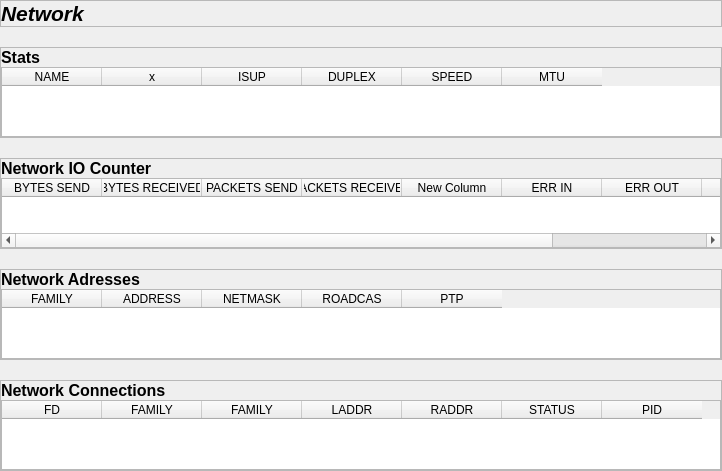
                <widget class="QWidget" name="scrollAreaWidgetContents">
                 <property name="geometry">
                  <rect>
                   <x>0</x>
                   <y>0</y>
                   <width>722</width>
                   <height>458</height>
                  </rect>
                 </property>
                 <layout class="QVBoxLayout" name="verticalLayout_13">
                  <property name="spacing">
                   <number>20</number>
                  </property>
                  <property name="leftMargin">
                   <number>0</number>
                  </property>
                  <property name="topMargin">
                   <number>0</number>
                  </property>
                  <property name="rightMargin">
                   <number>0</number>
                  </property>
                  <property name="bottomMargin">
                   <number>0</number>
                  </property>
                  <item>
                   <widget class="QFrame" name="frame_9">
                    <property name="frameShape">
                     <enum>QFrame::StyledPanel</enum>
                    </property>
                    <property name="frameShadow">
                     <enum>QFrame::Raised</enum>
                    </property>
                    <layout class="QVBoxLayout" name="verticalLayout_18">
                     <property name="spacing">
                      <number>0</number>
                     </property>
                     <property name="leftMargin">
                      <number>0</number>
                     </property>
                     <property name="topMargin">
                      <number>0</number>
                     </property>
                     <property name="rightMargin">
                      <number>0</number>
                     </property>
                     <property name="bottomMargin">
                      <number>0</number>
                     </property>
                     <item alignment="Qt::AlignLeft|Qt::AlignVCenter">
                      <widget class="QLabel" name="label_57">
                       <property name="font">
                        <font>
                         <family>Cantarell</family>
                         <pointsize>16</pointsize>
                         <italic>true</italic>
                         <bold>true</bold>
                        </font>
                       </property>
                       <property name="text">
                        <string>Network</string>
                       </property>
                      </widget>
                     </item>
                    </layout>
                   </widget>
                  </item>
                  <item>
                   <widget class="QFrame" name="frame_5">
                    <property name="frameShape">
                     <enum>QFrame::StyledPanel</enum>
                    </property>
                    <property name="frameShadow">
                     <enum>QFrame::Raised</enum>
                    </property>
                    <layout class="QVBoxLayout" name="verticalLayout_14">
                     <property name="spacing">
                      <number>0</number>
                     </property>
                     <property name="leftMargin">
                      <number>0</number>
                     </property>
                     <property name="topMargin">
                      <number>0</number>
                     </property>
                     <property name="rightMargin">
                      <number>0</number>
                     </property>
                     <property name="bottomMargin">
                      <number>0</number>
                     </property>
                     <item>
                      <widget class="QLabel" name="label_53">
                       <property name="font">
                        <font>
                         <pointsize>12</pointsize>
                         <bold>true</bold>
                        </font>
                       </property>
                       <property name="text">
                        <string>Stats</string>
                       </property>
                      </widget>
                     </item>
                     <item>
                      <widget class="QTableWidget" name="net_stats_table">
                       <column>
                        <property name="text">
                         <string>NAME</string>
                        </property>
                       </column>
                       <column>
                        <property name="text">
                         <string>x</string>
                        </property>
                       </column>
                       <column>
                        <property name="text">
                         <string>ISUP</string>
                        </property>
                       </column>
                       <column>
                        <property name="text">
                         <string>DUPLEX</string>
                        </property>
                       </column>
                       <column>
                        <property name="text">
                         <string>SPEED</string>
                        </property>
                       </column>
                       <column>
                        <property name="text">
                         <string>MTU</string>
                        </property>
                       </column>
                      </widget>
                     </item>
                    </layout>
                   </widget>
                  </item>
                  <item>
                   <widget class="QFrame" name="frame_6">
                    <property name="frameShape">
                     <enum>QFrame::StyledPanel</enum>
                    </property>
                    <property name="frameShadow">
                     <enum>QFrame::Raised</enum>
                    </property>
                    <layout class="QVBoxLayout" name="verticalLayout_15">
                     <property name="spacing">
                      <number>0</number>
                     </property>
                     <property name="leftMargin">
                      <number>0</number>
                     </property>
                     <property name="topMargin">
                      <number>0</number>
                     </property>
                     <property name="rightMargin">
                      <number>0</number>
                     </property>
                     <property name="bottomMargin">
                      <number>0</number>
                     </property>
                     <item>
                      <widget class="QLabel" name="label_54">
                       <property name="font">
                        <font>
                         <pointsize>12</pointsize>
                         <bold>true</bold>
                        </font>
                       </property>
                       <property name="text">
                        <string>Network IO Counter</string>
                       </property>
                      </widget>
                     </item>
                     <item>
                      <widget class="QTableWidget" name="net_io_table">
                       <column>
                        <property name="text">
                         <string>BYTES SEND</string>
                        </property>
                       </column>
                       <column>
                        <property name="text">
                         <string>BYTES RECEIVED</string>
                        </property>
                       </column>
                       <column>
                        <property name="text">
                         <string>PACKETS SEND</string>
                        </property>
                       </column>
                       <column>
                        <property name="text">
                         <string>PACKETS RECEIVED</string>
                        </property>
                       </column>
                       <column>
                        <property name="text">
                         <string>New Column</string>
                        </property>
                       </column>
                       <column>
                        <property name="text">
                         <string>ERR IN</string>
                        </property>
                       </column>
                       <column>
                        <property name="text">
                         <string>ERR OUT</string>
                        </property>
                       </column>
                       <column>
                        <property name="text">
                         <string>DROP IN</string>
                        </property>
                       </column>
                       <column>
                        <property name="text">
                         <string>DROP OUT</string>
                        </property>
                       </column>
                      </widget>
                     </item>
                    </layout>
                   </widget>
                  </item>
                  <item>
                   <widget class="QFrame" name="frame_7">
                    <property name="frameShape">
                     <enum>QFrame::StyledPanel</enum>
                    </property>
                    <property name="frameShadow">
                     <enum>QFrame::Raised</enum>
                    </property>
                    <layout class="QVBoxLayout" name="verticalLayout_16">
                     <property name="spacing">
                      <number>0</number>
                     </property>
                     <property name="leftMargin">
                      <number>0</number>
                     </property>
                     <property name="topMargin">
                      <number>0</number>
                     </property>
                     <property name="rightMargin">
                      <number>0</number>
                     </property>
                     <property name="bottomMargin">
                      <number>0</number>
                     </property>
                     <item>
                      <widget class="QLabel" name="label_55">
                       <property name="font">
                        <font>
                         <pointsize>12</pointsize>
                         <bold>true</bold>
                        </font>
                       </property>
                       <property name="text">
                        <string>Network Adresses</string>
                       </property>
                      </widget>
                     </item>
                     <item>
                      <widget class="QTableWidget" name="net_addresses_table">
                       <column>
                        <property name="text">
                         <string>FAMILY</string>
                        </property>
                       </column>
                       <column>
                        <property name="text">
                         <string>ADDRESS</string>
                        </property>
                       </column>
                       <column>
                        <property name="text">
                         <string>NETMASK</string>
                        </property>
                       </column>
                       <column>
                        <property name="text">
                         <string>ROADCAS</string>
                        </property>
                       </column>
                       <column>
                        <property name="text">
                         <string>PTP</string>
                        </property>
                       </column>
                      </widget>
                     </item>
                    </layout>
                   </widget>
                  </item>
                  <item>
                   <widget class="QFrame" name="frame_8">
                    <property name="frameShape">
                     <enum>QFrame::StyledPanel</enum>
                    </property>
                    <property name="frameShadow">
                     <enum>QFrame::Raised</enum>
                    </property>
                    <layout class="QVBoxLayout" name="verticalLayout_17">
                     <property name="spacing">
                      <number>0</number>
                     </property>
                     <property name="leftMargin">
                      <number>0</number>
                     </property>
                     <property name="topMargin">
                      <number>0</number>
                     </property>
                     <property name="rightMargin">
                      <number>0</number>
                     </property>
                     <property name="bottomMargin">
                      <number>0</number>
                     </property>
                     <item>
                      <widget class="QLabel" name="label_56">
                       <property name="font">
                        <font>
                         <pointsize>12</pointsize>
                         <bold>true</bold>
                        </font>
                       </property>
                       <property name="text">
                        <string>Network Connections</string>
                       </property>
                      </widget>
                     </item>
                     <item>
                      <widget class="QTableWidget" name="net_connections_table">
                       <column>
                        <property name="text">
                         <string>FD</string>
                        </property>
                       </column>
                       <column>
                        <property name="text">
                         <string>FAMILY</string>
                        </property>
                       </column>
                       <column>
                        <property name="text">
                         <string>FAMILY</string>
                        </property>
                       </column>
                       <column>
                        <property name="text">
                         <string>LADDR</string>
                        </property>
                       </column>
                       <column>
                        <property name="text">
                         <string>RADDR</string>
                        </property>
                       </column>
                       <column>
                        <property name="text">
                         <string>STATUS</string>
                        </property>
                       </column>
                       <column>
                        <property name="text">
                         <string>PID</string>
                        </property>
                       </column>
                      </widget>
                     </item>
                    </layout>
                   </widget>
                  </item>
                 </layout>
                </widget>
